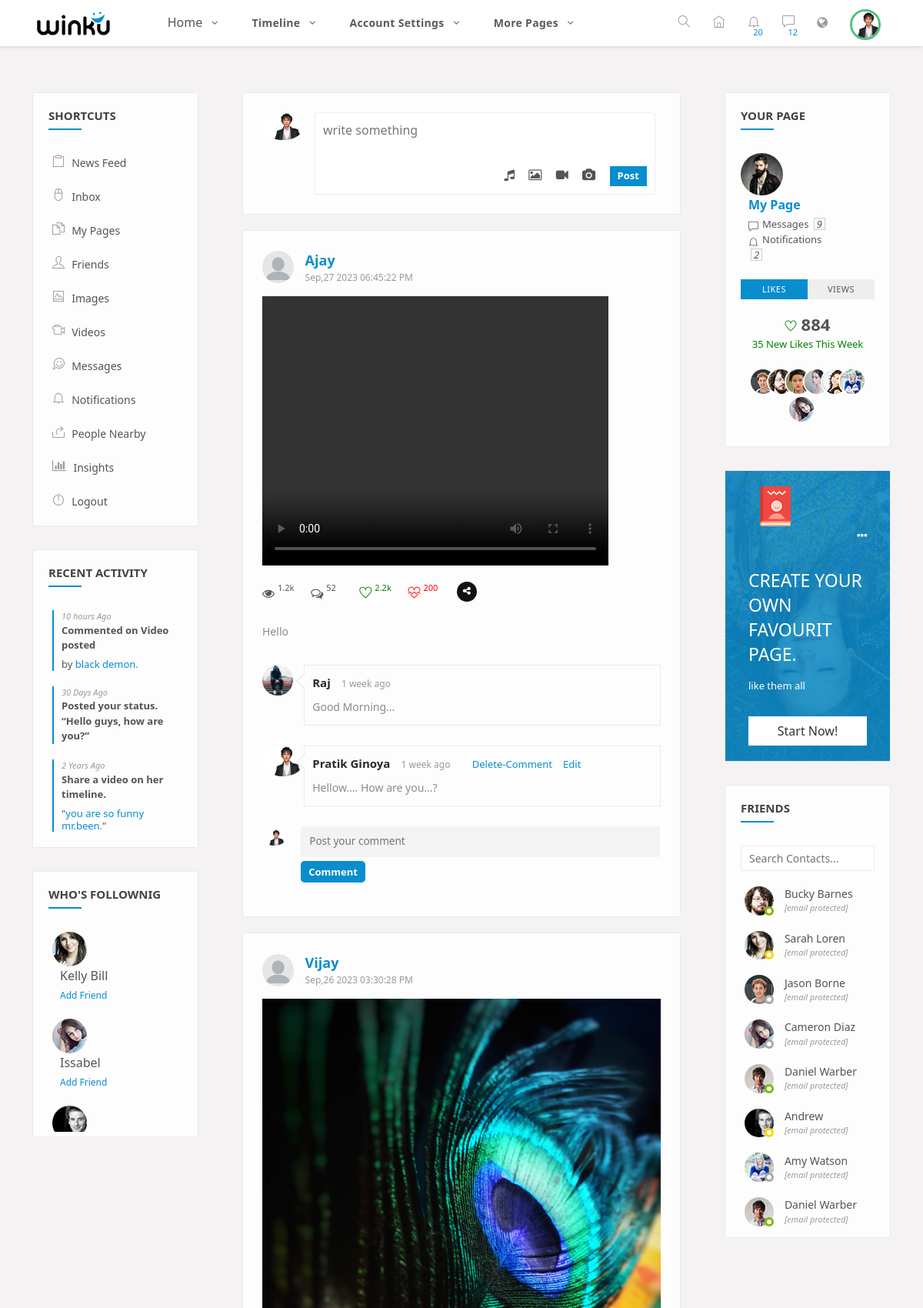
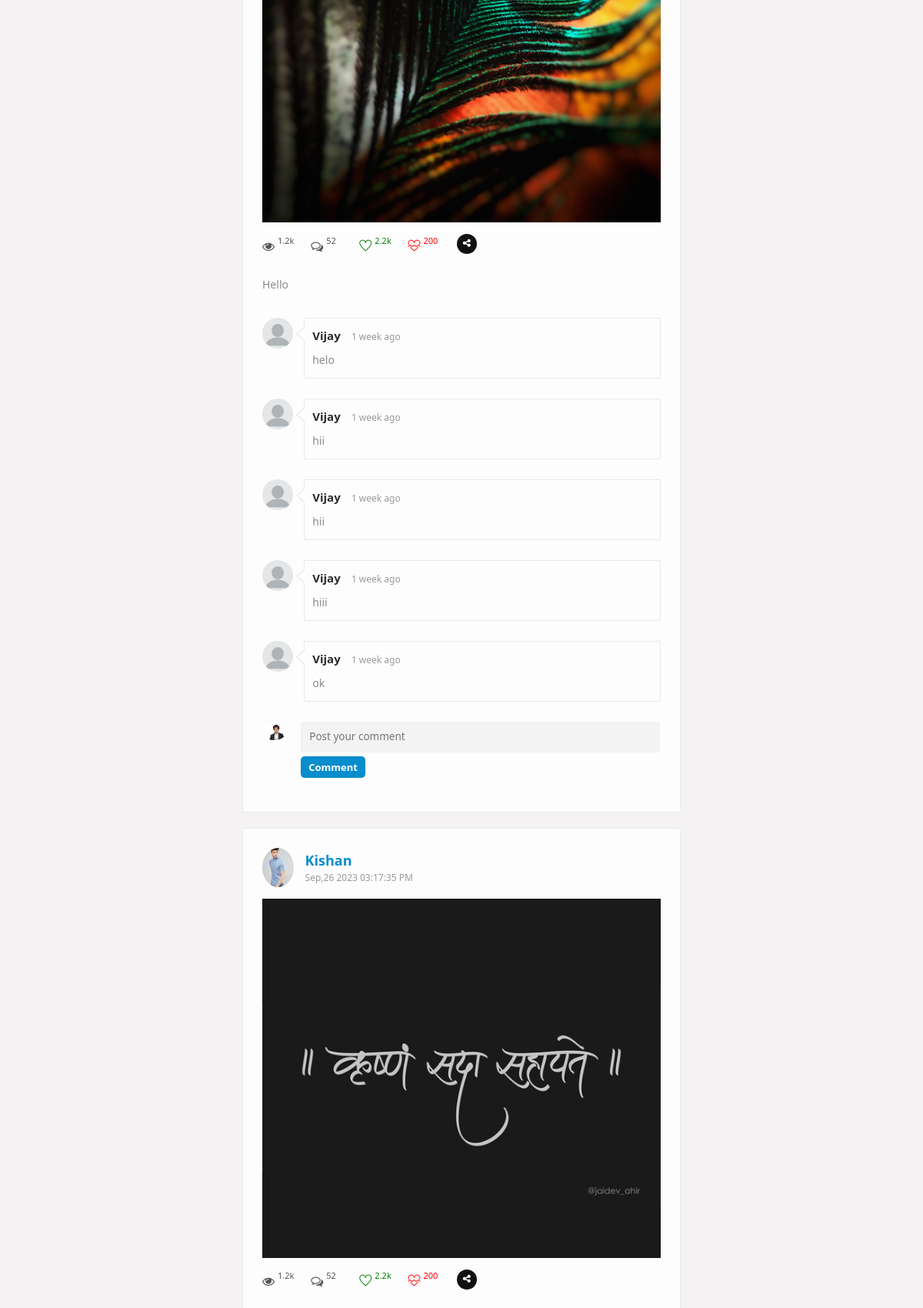
The app's page /home.php (signed in, upper part) with its own data (2 pictures, top to bottom).
### tables this page shows
CREATE TABLE `user_register` (
  `id` int(11) NOT NULL,
  `name` text NOT NULL,
  `username` text NOT NULL,
  `password` text NOT NULL,
  `gender` text NOT NULL,
  `email` text NOT NULL,
  `profile_pic` text NOT NULL DEFAULT 'default001.jpg',
  `cover_pic` text NOT NULL
);

CREATE TABLE `post` (
  `p_id` int(11) NOT NULL,
  `user_id` int(11) NOT NULL,
  `text` text NOT NULL,
  `time` text NOT NULL,
  `music` text NOT NULL,
  `image` text NOT NULL,
  `video` text NOT NULL,
  `camera` text NOT NULL
);

CREATE TABLE `post_comment` (
  `cmt_id` int(11) NOT NULL,
  `post_id` int(11) NOT NULL,
  `cmt_by` int(11) NOT NULL,
  `reply_by` int(11) NOT NULL,
  `cmt` text NOT NULL
);

### home.php (the view, shortened to what the rows shown need)
<?php include_once 'header.php';
$sql_select = "select * from post inner join friend on post.user_id=friend.friend_id and friend.user=$user_id inner join user_register on post.user_id = user_register.id order by post.p_id desc";
$data = mysqli_query($conn,$sql_select);
?>
<section>
		<div class="gap gray-bg">
			<div class="container-fluid">
				<div class="row">
					<div class="col-lg-12">
						<div class="row" id="page-contents">
							<div class="col-lg-6">
								<div class="central-meta">
									<div class="new-postbox">
										<figure>
											<img src="image/<?php echo $row_user['profile_pic']; ?>" alt="">
										</figure>
									</div>
								</div>
						<div id="display_post_comment">
							<?php $i=0; while ($row = mysqli_fetch_assoc($data)) { ?>
								<div class="central-meta item">
									<div class="user-post">
										<div class="friend-info">
											<figure>
												<img src="image/<?php echo $row['profile_pic']; ?>" alt="">
											</figure>
											<div class="friend-name">
												<ins><a href="time-line.php?v_id=<?php echo $row['id']; ?>" title=""><?php echo $row['name']; ?></a></ins>
												<span><?php echo $row['time']; ?></span>
											</div>
											<div class="post-meta">
												<img src="image/<?php echo $row['image']; ?><?php echo $row['camera']; ?>" alt="">
												<?php if ($row['video']!="") { ?>
													<video width="450px" height="350px" controls>
														<source src="image/<?php echo $row['video']; ?>" type="video/mp4">
													</video>
												<?php } ?>
												<div class="we-video-info">
													<ul>
														<li>
															<span class="views" data-toggle="tooltip" title="views">
																<i class="fa fa-eye"></i>
																<ins>1.2k</ins>
															</span>
														</li>
														<li>
															<span class="comment" data-toggle="tooltip" title="Comments">
																<i class="fa fa-comments-o"></i>
																<ins>52</ins>
															</span>
														</li>
														<li>
															<span class="like" data-toggle="tooltip" title="like">
																<i class="ti-heart"></i>
																<ins>2.2k</ins>
															</span>
														</li>
														<li>
															<span class="dislike" data-toggle="tooltip" title="dislike">
																<i class="ti-heart-broken"></i>
																<ins>200</ins>
															</span>
														</li>
														<li class="social-media">
															<div class="menu">
															  <div class="btn trigger"><i class="fa fa-share-alt"></i></div>
															  <div class="rotater">
															  </div>
															  <div class="rotater">
															  </div>
															  <div class="rotater">
															  </div>
															  <div class="rotater">
															  </div>
															  <div class="rotater">
															  </div>
															  <div class="rotater">
															  </div>
																<div class="rotater">
															  </div>
															  <div class="rotater">
															  </div>
															</div>
														</li>
													</ul>
												</div>
												<div class="description">
													<p>
														<?php echo $row['text']; ?>
													</p>
												</div>
											</div>
										</div>
										<div class="coment-area">
											<ul class="we-comet" >
										<?php
										$post_id = $row['p_id'];
										$sql_select_row = "select * from post_comment inner join user_register on post_comment.cmt_by = user_register.id and post_comment.post_id = $post_id";
										$data_row = mysqli_query($conn,$sql_select_row);
										while ($row_cmt = mysqli_fetch_assoc($data_row)) { ?>
 												<li>
													<div class="comet-avatar profile_image_div">
														<img src="image/<?php echo $row_cmt['profile_pic']; ?>" alt="" class="profile_image_img">
													</div>
													<div class="we-comment">
														<div class="coment-head">
															<h5><a href="time-line.php?v_id=<?php echo $row_cmt['id']; ?>" title=""><?php echo $row_cmt['name']; ?></a></h5>
															<span>1 week ago</span>
														<?php if($row_cmt['cmt_by']==$user_id || $row_cmt['id']==$user_id) { ?>
															<a class="we-reply delete_home_cmt" href="javascript:void(0)" attr_id=<?php echo $row_cmt['cmt_id']; ?> title="Reply">Delete-Comment</a>
														<?php } ?>
														<?php if($row_cmt['cmt_by']==$user_id) { ?>
															<a class="we-reply edit_home_cmt" href="javascript:void(0)" attr_id=<?php echo $row_cmt['cmt_id']; ?> title="Reply">Edit</a>
														<?php } ?>
														</div>
														<p><?php echo $row_cmt['cmt']; ?></p>
													</div>
												</li>
												<br>
										<?php } ?>
												<li class="post-comment">
													<div class="comet-avatar">
														<img src="image/<?php echo $row_user['profile_pic']; ?>" alt="">
													</div>
													<div class="post-comt-box">
														<form method="post" class="comment_post">
															<textarea placeholder="Post your comment" name="" class="cmt" required></textarea>
															<a href="javascript:void(0)" class="comment a_button" onclick="get_cmt(<?php echo $i; ?>)" attr_id_post=<?php echo $row['p_id']; ?> attr_id_cmt=<?php echo $user_id; ?> attr_id="<?php echo $i; ?>">Comment</a>
														</form>
													</div>
												</li>
											</ul>
										</div>
									</div>
								</div>
							<?php $i++;} ?>
						</div>
							</div>
						</div>
					</div>
				</div>
			</div>
		</div>
	</section>
	<?php include_once 'scripts.php'; ?>

### header.php (shortened to what the rows shown need)
<?php
include_once 'connection.php';
if (isset($_SESSION['login']))
{
	$user_id = $_SESSION['login'];
	$sql_select_user = "select * from `user_register` where `id`='$user_id'";
	$data_user = mysqli_query($conn,$sql_select_user);
	$row_user = mysqli_fetch_assoc($data_user);
}
else
{
	header('location:index.php');
}
$sql_select_pro_pic = "select * from `user_register` where `id`='$user_id'";
$data_user_pro_pic = mysqli_query($conn,$sql_select_pro_pic);
$row_user_pro_pic = mysqli_fetch_assoc($data_user_pro_pic);
 ?>
<!DOCTYPE html>
<html lang="en">
<head>
    <link rel="stylesheet" href="css/main.min.css">
    <link rel="stylesheet" href="css/styleses.css">
    <link rel="stylesheet" href="css/color.css">
    <link rel="stylesheet" href="css/responsives.css">
</head>
<body>
<div class="theme-layout">
	<div class="topbar stick">
		<div class="top-area">
			<div class="user-img">
				<div style=" border-radius: 50%; width: 40px; height: 40px;">
					<img src="image/<?php echo $row_user_pro_pic['profile_pic']; ?>"  alt="" style="border: 3px solid #52BE80; border-radius: 50%; width:100%; height: 100%; object-fit: cover; object-position: top;">
				</div>
			</div>
		</div>
	</div>
</div>

### records on screen
user_register: profile_pic (picture)
post: user.profile_pic (placeholder picture), user.name "Ajay", time "Sep,27 2023 06:45:22 PM", text "Hello", user_register.profile_pic (picture)
post_comment: user_register.profile_pic (picture), user_register.name "Raj", cmt "Good Morning..."
post_comment: user_register.profile_pic (picture), user_register.name "Pratik Ginoya", cmt "Hellow.... How are you...?"
post: user.profile_pic (placeholder picture), user.name "Vijay", time "Sep,26 2023 03:30:28 PM", image (picture), text "Hello", user_register.profile_pic (picture)
post_comment: user_register.profile_pic (placeholder picture), user_register.name "Vijay", cmt "helo"
post_comment: user_register.profile_pic (placeholder picture), user_register.name "Vijay", cmt "hii"
post_comment: user_register.profile_pic (placeholder picture), user_register.name "Vijay", cmt "hii"
post_comment: user_register.profile_pic (placeholder picture), user_register.name "Vijay", cmt "hiii"
post_comment: user_register.profile_pic (placeholder picture), user_register.name "Vijay", cmt "ok"
post: user.profile_pic (picture), user.name "Kishan", time "Sep,26 2023 03:17:35 PM", camera (picture)
